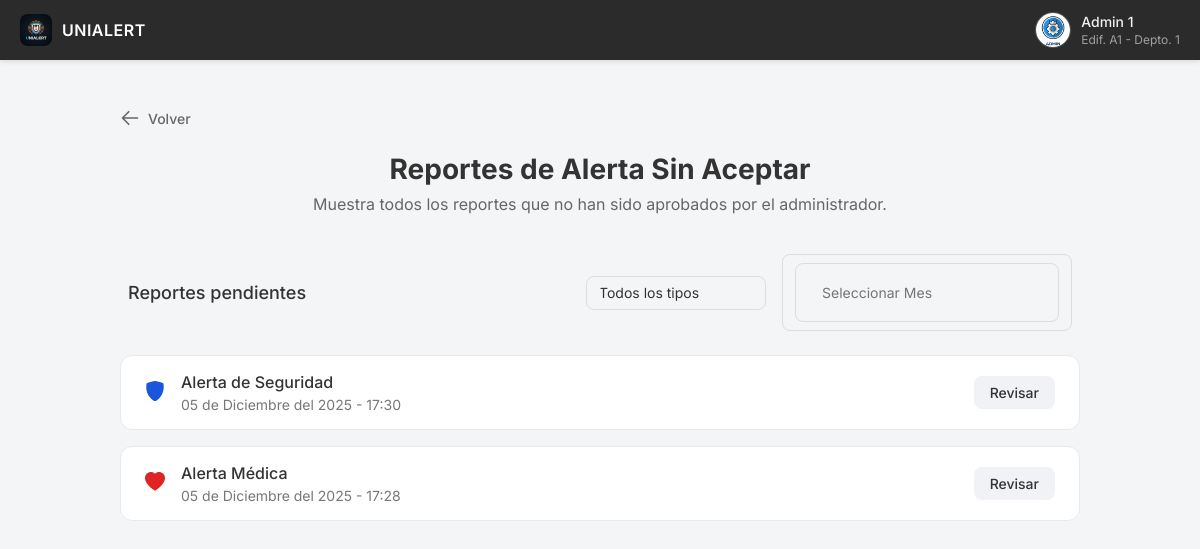
The page /Admin/ReportesSA.php (signed in) on the database its author committed.
### tables this page shows
CREATE TABLE `usuarios` (
  `IdUsuario` int(11) NOT NULL,
  `IdRol` int(11) NOT NULL,
  `Nombre` varchar(100) NOT NULL,
  `ApPaterno` varchar(100) NOT NULL,
  `ApMaterno` varchar(100) DEFAULT NULL,
  `Correo` varchar(100) DEFAULT NULL,
  `Edificio` varchar(50) DEFAULT NULL,
  `Departamento` varchar(50) DEFAULT NULL,
  `Contador` int(11) DEFAULT 0,
  `Activo` tinyint(1) DEFAULT 1
);

CREATE TABLE `incidentes` (
  `IdIncidente` int(11) NOT NULL,
  `IdUsuario` int(11) NOT NULL,
  `IdVigilante` int(11) DEFAULT NULL,
  `EdificioAfectado` varchar(50) DEFAULT NULL,
  `DepartamentoAfectado` varchar(50) DEFAULT NULL,
  `Sangre` tinyint(1) DEFAULT 0,
  `TipoEmergencia` varchar(50) DEFAULT NULL,
  `PublicoOPrivado` varchar(20) DEFAULT NULL,
  `Armas` tinyint(1) DEFAULT 0,
  `Descripcion` text DEFAULT NULL,
  `Fecha` date DEFAULT curdate(),
  `HoraInicio` time DEFAULT curtime(),
  `HoraFin` time DEFAULT NULL,
  `AccionesGuardia` text DEFAULT NULL,
  `Aprobado` tinyint(4) DEFAULT 0
);

### Admin/ReportesSA.php (the view, shortened to what this page needs)
<?php
include '../Backend/conexion.php';
$idUsuario = $_SESSION['IdUsuario'];
$rolSesion = $_SESSION['Rol'];
$sql = "SELECT Nombre, ApPaterno, Edificio, Departamento FROM Usuarios WHERE IdUsuario = ?";
$stmt = $conn->prepare($sql);
$stmt->bind_param("i", $idUsuario);
$stmt->execute();
$resultado = $stmt->get_result();
$datos = $resultado->fetch_assoc();
$nombreMostrar = $datos['Nombre'] . " " . $datos['ApPaterno'];
$detallesMostrar = (!empty($datos['Edificio']) && !empty($datos['Departamento']))
    ? "Edif. " . $datos['Edificio'] . " - Depto. " . $datos['Departamento']
    : $rolSesion;
$whereClause = "WHERE Aprobado = 0 AND HoraFin IS NOT NULL";
$filtroMes = isset($_GET['mes']) ? $_GET['mes'] : '';
$sqlReportes = "SELECT * FROM Incidentes $whereClause ORDER BY Fecha DESC, HoraInicio DESC";
$resultReportes = $conn->query($sqlReportes);
?>
<!DOCTYPE html>
<html lang="es">
<head>
    <link rel="stylesheet" href="../CSS/style.css">
    <link rel="stylesheet" href="../CSS/style.css">
    <link rel="stylesheet" href="https://cdn.jsdelivr.net/npm/flatpickr/dist/flatpickr.min.css">
    <link rel="stylesheet" href="https://npmcdn.com/flatpickr/dist/themes/material_blue.css">
    <link rel="stylesheet" href="https://cdn.jsdelivr.net/npm/flatpickr/dist/plugins/monthSelect/style.css">
</head>
<body class="body-admin">
    <header class="navbar">
        <div class="navbar-left">
            <img src="../Multimedia/Unialert Logo.png" alt="Logo de UniAlert" class="navbar-logo">
            <span class="navbar-logo-text">UNIALERT</span>
        </div>
        <div class="navbar-right">
            <img src="../Multimedia/AdminAvatar.png" alt="Avatar" class="user-avatar">
            <div class="user-info">
                <span class="user-name"><?php echo $nombreMostrar; ?></span>
                <span class="user-details"><?php echo $detallesMostrar; ?></span>
            </div>
        </div>
    </header>
    <main class="admin-container">
        <button onclick="window.location.href='Admin.php'" class="btn-back-global">
            <svg xmlns="http://www.w3.org/2000/svg" fill="none" viewBox="0 0 24 24" stroke-width="2" stroke="currentColor">
                <path stroke-linecap="round" stroke-linejoin="round" d="M10.5 19.5L3 12m0 0l7.5-7.5M3 12h18" />
            </svg>
            Volver
        </button>
        <div class="page-header">
            <h1>Reportes de Alerta Sin Aceptar</h1>
            <p>Muestra todos los reportes que no han sido aprobados por el administrador.</p>
        </div>
        <form method="GET" class="filter-bar-simple" style="gap: 15px;">
            <div class="filter-bar-title">Reportes pendientes</div>
            <div class="filter-bar-actions" style="width: auto;">
                <div class="date-picker-wrapper" style="width: 180px;">
                    <select name="tipo" class="form-input" style="border:none; background:transparent; padding:0; height:100%; cursor:pointer;" onchange="this.form.submit()">
                        <option value="">Todos los tipos</option>
                    </select>
                </div>
                <div class="date-picker-wrapper">
                    <div class="date-picker-wrapper">
                        <input type="text" id="filtroFecha" name="mes" class="form-input calendar-input"
                            placeholder="Seleccionar Mes"
                            value="<?php echo $filtroMes; ?>"
                            readonly
                            style="cursor: pointer; background-color: transparent; border: none;">
                    </div>
                </div>
            </div>
        </form>
        <div class="report-list">
            <?php
            if ($resultReportes->num_rows > 0) {
                while($row = $resultReportes->fetch_assoc()) {
                    $esMedica = ($row['TipoEmergencia'] == 'medica');
                    $titulo = $esMedica ? "Alerta Médica" : "Alerta de Seguridad";
                    $fechaOriginal = strtotime($row['Fecha'] . ' ' . $row['HoraInicio']);
                    $meses = array("Enero","Febrero","Marzo","Abril","Mayo","Junio","Julio","Agosto","Septiembre","Octubre","Noviembre","Diciembre");
                    $dia = date('d', $fechaOriginal);
                    $mesIndex = date('n', $fechaOriginal) - 1;
                    $anio = date('Y', $fechaOriginal);
                    $hora = date('H:i', $fechaOriginal);
                    $fechaTexto = "$dia de " . $meses[$mesIndex] . " del $anio - $hora";
                    echo '
                    <div class="report-item">
                        <div class="report-icon">';
                    if ($esMedica) {
                        echo '<svg xmlns="http://www.w3.org/2000/svg" width="20" height="20" fill="#e02424" viewBox="0 0 16 16">
                                <path fill-rule="evenodd" d="M8 1.314C12.438-3.248 23.534 4.735 8 15-7.534 4.736 3.562-3.248 8 1.314z"/>
                              </svg>';
                    }
                    echo '</div>
                        <div class="report-content">
                            <h4>' . $titulo . '</h4>
                            <p>' . $fechaTexto . '</p>
                        </div>
                        <a href="DetalleAprobacion.php?id=' . $row['IdIncidente'] . '" class="review-button">Revisar</a>
                    </div>';
                }
            } else {
                echo '<p style="text-align:center; color:#666; padding:20px;">No hay reportes pendientes con estos filtros.</p>';
            }
            ?>
        </div>
        </main>
</body>
</html>

### CSS/style.css (style rules this page uses)
* { box-sizing: border-box; margin: 0; padding: 0; }
input[type="text"], input[type="password"], input[type="email"], select, textarea, .form-input { width: 100%; padding: 12px 14px; font-size: 14px; font-family: 'Inter', sans-serif; color: #333; background-color: #f9f9f9; border: 1px solid #ddd; border-radius: 8px; transition: border-color 0.2s, box-shadow 0.2s; -webkit-appearance: none; -moz-appearance: none; appearance: none; }
body { font-family: 'Inter', -apple-system, BlinkMacSystemFont, "Segoe UI", Roboto, Helvetica, Arial, sans-serif; background-color: #f4f5f7; color: #333; margin: 0; padding-top: 60px; box-sizing: border-box; }
.body-admin { display: flex; flex-direction: column; min-height: calc(100vh - 60px); }
.navbar { position: fixed; top: 0; left: 0; width: 100%; background-color: #2b2b2b; padding: 12px 20px; display: flex; justify-content: space-between; align-items: center; box-shadow: 0 2px 4px rgba(0, 0, 0, 0.1); z-index: 1000; }
.navbar-left, .navbar-right { display: flex; align-items: center; }
.navbar-logo { width: 32px; height: 32px; object-fit: contain; border-radius: 8px; margin-right: 10px; }
.navbar-logo-text { color: #ffffff; font-size: 16px; font-weight: 600; letter-spacing: 0.5px; }
.user-avatar { width: 36px; height: 36px; border-radius: 50%; object-fit: cover; margin-right: 10px; border: 1px solid rgba(255, 255, 255, 0.2); }
.user-info { display: flex; flex-direction: column; color: #f0f0f0; font-size: 14px; }
.user-name { font-weight: 500; margin-bottom: 2px; }
.user-details { font-size: 12px; color: #a0a0a0; }
body { padding-top: 60px; }
.admin-container { width: 90%; max-width: 960px; margin: 40px auto; flex-grow: 1; }
.page-header { text-align: center; margin-bottom: 40px; }
.page-header h1 { font-size: 28px; color: #333; margin-bottom: 8px; }
.page-header p { font-size: 16px; color: #666; }
.form-input { width: 100%; padding: 12px 14px; font-size: 14px; font-family: 'Inter', sans-serif; color: #333; background-color: #f9f9f9; border: 1px solid #ddd; border-radius: 8px; transition: border-color 0.2s, box-shadow 0.2s; -webkit-appearance: none; -moz-appearance: none; appearance: none; }
select.form-input { background-repeat: no-repeat; background-position: right 14px center; background-size: 10px 10px; }
.date-picker-wrapper { position: relative; display: flex; align-items: center; border: 1px solid #ddd; border-radius: 8px; padding: 8px 12px; }
.report-list { display: grid; gap: 16px; }
.report-item { display: flex; align-items: center; background-color: #fff; border: 1px solid #e9e9e9; border-radius: 12px; padding: 16px 24px; transition: box-shadow 0.2s; }
.report-icon { color: #888; margin-right: 16px; flex-shrink: 0; }
.report-content { flex-grow: 1; }
.report-content h4 { font-weight: 500; color: #333; margin: 0 0 4px 0; }
.report-content p { font-size: 14px; color: #777; margin: 0; }
.review-button { background-color: #f0f2f5; color: #333; padding: 8px 16px; border-radius: 8px; text-decoration: none; font-weight: 500; font-size: 14px; transition: background-color 0.2s; }
.filter-bar-simple { display: flex; justify-content: space-between; align-items: center; margin-bottom: 24px; padding: 0 8px; }
.filter-bar-title { font-size: 18px; font-weight: 500; color: #333; }
.filter-bar-actions { display: flex; align-items: center; gap: 16px; }
.btn-back-global { display: inline-flex; align-items: center; gap: 8px; background: transparent; border: none; color: #666; font-size: 14px; font-weight: 500; cursor: pointer; padding: 8px 12px 8px 0; margin-bottom: 16px; transition: color 0.2s; font-family: 'Inter', sans-serif; }
.btn-back-global svg { width: 20px; height: 20px; }

### rows shown on the page
usuarios: nombreMostrar "Admin 1", detallesMostrar "Edif. A1 - Depto. 1"
incidentes: TipoEmergencia "Alerta de Seguridad", fechaTexto "05 de Diciembre del 2025 - 17:30"
incidentes: TipoEmergencia "Alerta Médica", fechaTexto "05 de Diciembre del 2025 - 17:28"
